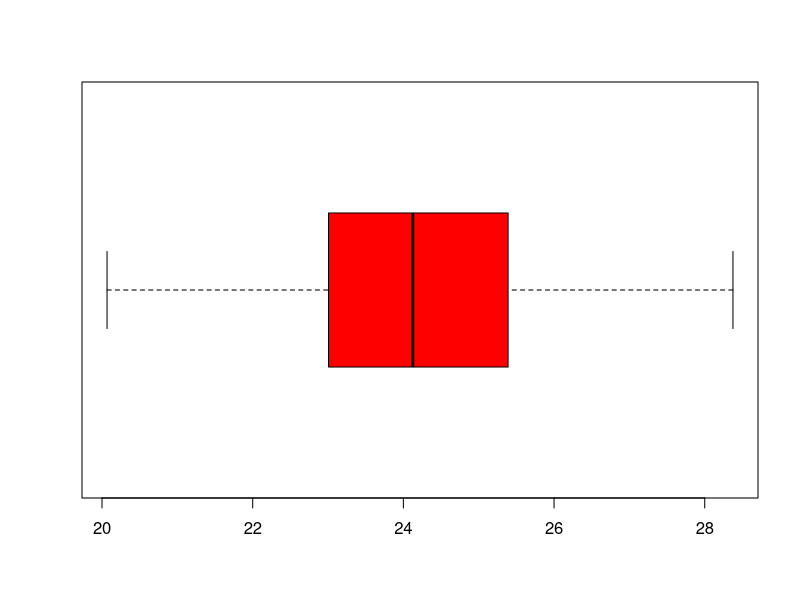

R code for this plot:
set.seed(123)
var1=rnorm(100,24,2)
boxplot(var1,horizontal = TRUE ,col='red',outline = FALSE)
fivenum(var1)
summary(var1)
var1[2]
var1[3]=var1[3]+40
var1[5]=var1[5]+40
